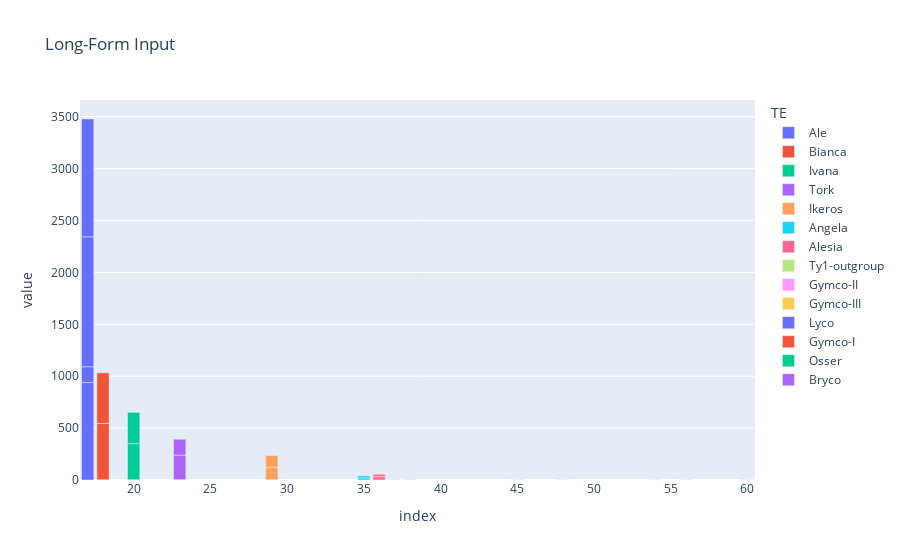

Here is the notebook cell this chart was saved with:
### Code cell
import plotly.express as px


fig = px.bar(pivo[(pivo.LTR_class == 'Copia')].iloc[:,0:5], color="TE", title="Long-Form Input")
fig.show()

### Figure 1 — Plotly figure (JSON) as saved in the notebook; plotly's stock layout.template omitted (floating-point values rounded to 4 significant figures)
{"data": [{"alignmentgroup": "True", "hovertemplate": "TE=Ale<br>index=%{x}<br>value=%{y}<extra></extra>", "legendgroup": "Ale", "marker": {"color": "#636efa", "pattern": {"shape": ""}}, "name": "Ale", "offsetgroup": "Ale", "orientation": "v", "showlegend": true, "textposition": "auto", "type": "bar", "x": [17, 17, 17, 17], "xaxis": "x", "y": [939, 152, 1252, 1135], "yaxis": "y"}, {"alignmentgroup": "True", "hovertemplate": "TE=Bianca<br>index=%{x}<br>value=%{y}<extra></extra>", "legendgroup": "Bianca", "marker": {"color": "#EF553B", "pattern": {"shape": ""}}, "name": "Bianca", "offsetgroup": "Bianca", "orientation": "v", "showlegend": true, "textposition": "auto", "type": "bar", "x": [18, 18, 18, 18], "xaxis": "x", "y": [2, 0, 543, 487], "yaxis": "y"}, {"alignmentgroup": "True", "hovertemplate": "TE=Ivana<br>index=%{x}<br>value=%{y}<extra></extra>", "legendgroup": "Ivana", "marker": {"color": "#00cc96", "pattern": {"shape": ""}}, "name": "Ivana", "offsetgroup": "Ivana", "orientation": "v", "showlegend": true, "textposition": "auto", "type": "bar", "x": [20, 20, 20, 20], "xaxis": "x", "y": [3, 0, 347, 302], "yaxis": "y"}, {"alignmentgroup": "True", "hovertemplate": "TE=Tork<br>index=%{x}<br>value=%{y}<extra></extra>", "legendgroup": "Tork", "marker": {"color": "#ab63fa", "pattern": {"shape": ""}}, "name": "Tork", "offsetgroup": "Tork", "orientation": "v", "showlegend": true, "textposition": "auto", "type": "bar", "x": [23, 23, 23, 23], "xaxis": "x", "y": [4, 0, 236, 153], "yaxis": "y"}, {"alignmentgroup": "True", "hovertemplate": "TE=Ikeros<br>index=%{x}<br>value=%{y}<extra></extra>", "legendgroup": "Ikeros", "marker": {"color": "#FFA15A", "pattern": {"shape": ""}}, "name": "Ikeros", "offsetgroup": "Ikeros", "orientation": "v", "showlegend": true, "textposition": "auto", "type": "bar", "x": [29, 29, 29, 29], "xaxis": "x", "y": [3, 0, 120, 113], "yaxis": "y"}, {"alignmentgroup": "True", "hovertemplate": "TE=Angela<br>index=%{x}<br>value=%{y}<extra></extra>", "legendgroup": "Angela", "marker": {"color": "#19d3f3", "pattern": {"shape": ""}}, "name": "Angela", "offsetgroup": "Angela", "orientation": "v", "showlegend": true, "textposition": "auto", "type": "bar", "x": [35, 35, 35, 35], "xaxis": "x", "y": [0, 0, 20, 20], "yaxis": "y"}, {"alignmentgroup": "True", "hovertemplate": "TE=Alesia<br>index=%{x}<br>value=%{y}<extra></extra>", "legendgroup": "Alesia", "marker": {"color": "#FF6692", "pattern": {"shape": ""}}, "name": "Alesia", "offsetgroup": "Alesia", "orientation": "v", "showlegend": true, "textposition": "auto", "type": "bar", "x": [36, 36, 36, 36], "xaxis": "x", "y": [0, 0, 32, 23], "yaxis": "y"}, {"alignmentgroup": "True", "hovertemplate": "TE=Ty1-outgroup<br>index=%{x}<br>value=%{y}<extra></extra>", "legendgroup": "Ty1-outgroup", "marker": {"color": "#B6E880", "pattern": {"shape": ""}}, "name": "Ty1-outgroup", "offsetgroup": "Ty1-outgroup", "orientation": "v", "showlegend": true, "textposition": "auto", "type": "bar", "x": [37, 37, 37, 37], "xaxis": "x", "y": [0, 0, 2, 1], "yaxis": "y"}, {"alignmentgroup": "True", "hovertemplate": "TE=Gymco-II<br>index=%{x}<br>value=%{y}<extra></extra>", "legendgroup": "Gymco-II", "marker": {"color": "#FF97FF", "pattern": {"shape": ""}}, "name": "Gymco-II", "offsetgroup": "Gymco-II", "orientation": "v", "showlegend": true, "textposition": "auto", "type": "bar", "x": [38, 38, 38, 38], "xaxis": "x", "y": [0, 0, 1, 0], "yaxis": "y"}, {"alignmentgroup": "True", "hovertemplate": "TE=Gymco-III<br>index=%{x}<br>value=%{y}<extra></extra>", "legendgroup": "Gymco-III", "marker": {"color": "#FECB52", "pattern": {"shape": ""}}, "name": "Gymco-III", "offsetgroup": "Gymco-III", "orientation": "v", "showlegend": true, "textposition": "auto", "type": "bar", "x": [45, 45, 45, 45], "xaxis": "x", "y": [0, 0, 0, 0], "yaxis": "y"}, {"alignmentgroup": "True", "hovertemplate": "TE=Lyco<br>index=%{x}<br>value=%{y}<extra></extra>", "legendgroup": "Lyco", "marker": {"color": "#636efa", "pattern": {"shape": ""}}, "name": "Lyco", "offsetgroup": "Lyco", "orientation": "v", "showlegend": true, "textposition": "auto", "type": "bar", "x": [48, 48, 48, 48], "xaxis": "x", "y": [0, 0, 0, 0], "yaxis": "y"}, {"alignmentgroup": "True", "hovertemplate": "TE=Gymco-I<br>index=%{x}<br>value=%{y}<extra></extra>", "legendgroup": "Gymco-I", "marker": {"color": "#EF553B", "pattern": {"shape": ""}}, "name": "Gymco-I", "offsetgroup": "Gymco-I", "orientation": "v", "showlegend": true, "textposition": "auto", "type": "bar", "x": [54, 54, 54, 54], "xaxis": "x", "y": [0, 0, 0, 0], "yaxis": "y"}, {"alignmentgroup": "True", "hovertemplate": "TE=Osser<br>index=%{x}<br>value=%{y}<extra></extra>", "legendgroup": "Osser", "marker": {"color": "#00cc96", "pattern": {"shape": ""}}, "name": "Osser", "offsetgroup": "Osser", "orientation": "v", "showlegend": true, "textposition": "auto", "type": "bar", "x": [56, 56, 56, 56], "xaxis": "x", "y": [0, 0, 0, 0], "yaxis": "y"}, {"alignmentgroup": "True", "hovertemplate": "TE=Bryco<br>index=%{x}<br>value=%{y}<extra></extra>", "legendgroup": "Bryco", "marker": {"color": "#ab63fa", "pattern": {"shape": ""}}, "name": "Bryco", "offsetgroup": "Bryco", "orientation": "v", "showlegend": true, "textposition": "auto", "type": "bar", "x": [60, 60, 60, 60], "xaxis": "x", "y": [0, 0, 0, 0], "yaxis": "y"}], "layout": {"barmode": "relative", "legend": {"title": {"text": "TE"}, "tracegroupgap": 0}, "title": {"text": "Long-Form Input"}, "xaxis": {"anchor": "y", "domain": [0, 1], "title": {"text": "index"}}, "yaxis": {"anchor": "x", "domain": [0, 1], "title": {"text": "value"}}}}
